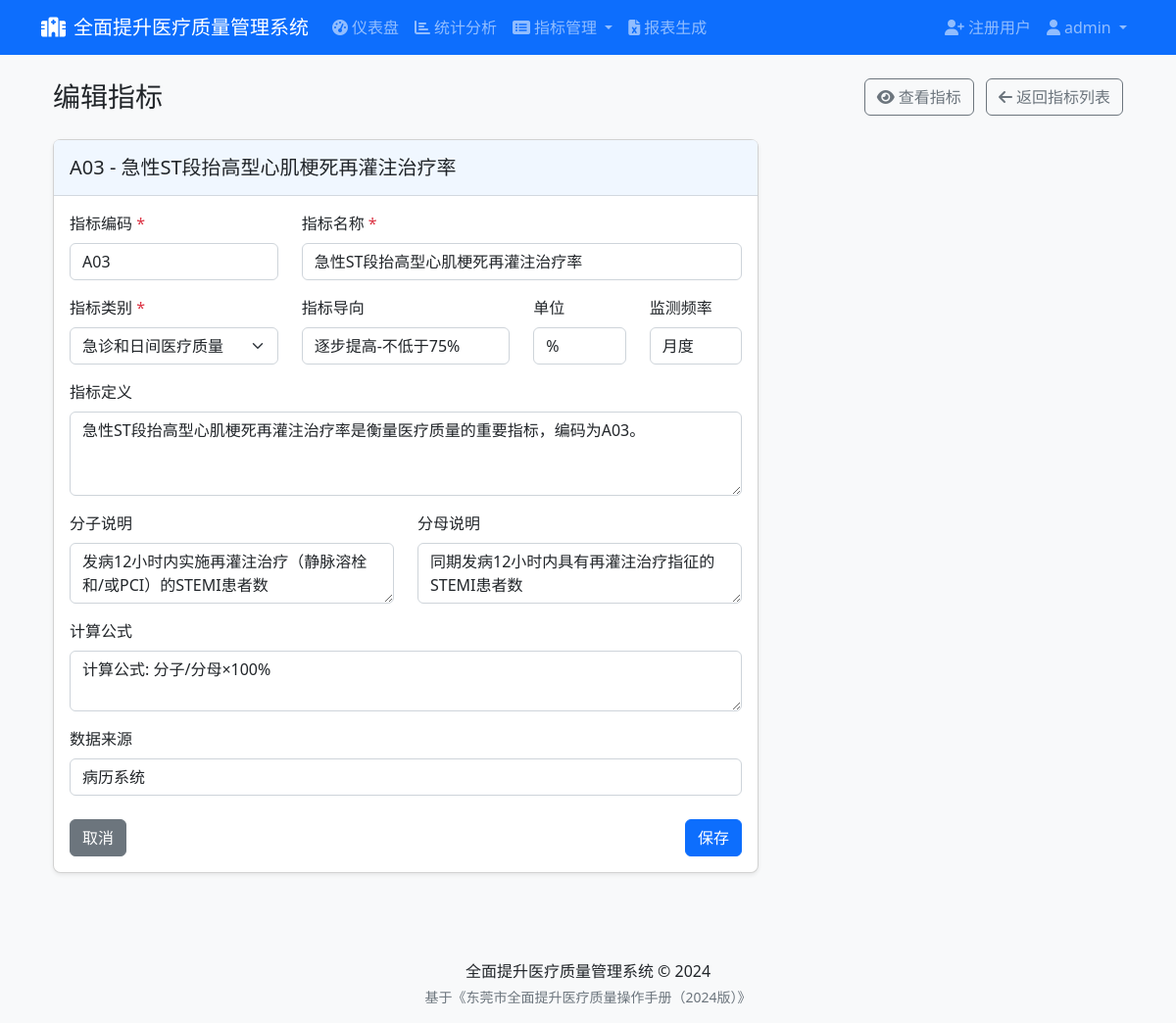
Screenshot of /indicators/3/edit (signed in) with the database file from the repository.
### app/models/user.py (models this page shows, shortened)
class User(UserMixin, db.Model):
    __tablename__ = 'users'
    id = db.Column(db.Integer, primary_key=True)
    username = db.Column(db.String(64), unique=True, index=True, nullable=False)
    email = db.Column(db.String(120), unique=True, index=True, nullable=False)
    password_hash = db.Column(db.String(128), nullable=False)
    is_admin = db.Column(db.Boolean, default=False)
    hospital_id = db.Column(db.Integer, db.ForeignKey('hospitals.id'))
    created_at = db.Column(db.DateTime, default=datetime.utcnow)
    last_login = db.Column(db.DateTime)
    hospital = db.relationship('Hospital', backref='users')

### app/models/indicator.py (models this page shows, shortened)
class Indicator(db.Model):
    __tablename__ = 'indicators'
    id = db.Column(db.Integer, primary_key=True)
    code = db.Column(db.String(32), unique=True, nullable=False)  # 指标编码
    name = db.Column(db.String(128), nullable=False)  # 指标名称
    definition = db.Column(db.Text)  # 指标定义
    numerator_description = db.Column(db.Text)  # 分子说明
    denominator_description = db.Column(db.Text)  # 分母说明
    calculation_formula = db.Column(db.Text)  # 计算公式
    data_source = db.Column(db.String(256))  # 数据来源
    target_value = db.Column(db.String(64))  # 指标导向 - 修改为字符串类型
    unit = db.Column(db.String(32))  # 单位
    frequency = db.Column(db.String(32))  # 监测频率
    category_id = db.Column(db.Integer, db.ForeignKey('indicator_categories.id'), nullable=False)
    created_at = db.Column(db.DateTime, default=datetime.utcnow)

### app/controllers/indicators.py (the view)
@indicators_bp.route('/<int:indicator_id>/edit', methods=['GET', 'POST'])
@login_required
def edit(indicator_id):
    indicator = Indicator.query.get_or_404(indicator_id)
    form = IndicatorForm(obj=indicator)
    form.indicator_id.data = str(indicator_id)
    if form.validate_on_submit():
        form.populate_obj(indicator)
        db.session.commit()
        flash(f'指标 {indicator.code} - {indicator.name} 已更新', 'success')
        return redirect(url_for('indicators.view', indicator_id=indicator.id))
    return render_template(
        'indicators/edit.html',
        title=f'编辑指标: {indicator.name}',
        form=form,
        indicator=indicator
    )

### app/forms.py (shortened to what this page needs)
class IndicatorForm(FlaskForm):
    indicator_id = StringField('指标ID')  # 隐藏字段，用于编辑时存储当前指标ID
    code = StringField('指标编码', validators=[DataRequired(), Length(max=32)])
    name = StringField('指标名称', validators=[DataRequired(), Length(max=128)])
    category_id = SelectField('指标类别', coerce=int, validators=[DataRequired()])
    definition = TextAreaField('指标定义', validators=[Optional()])
    numerator_description = TextAreaField('分子说明', validators=[Optional()])
    denominator_description = TextAreaField('分母说明', validators=[Optional()])
    calculation_formula = TextAreaField('计算公式', validators=[Optional()])
    data_source = StringField('数据来源', validators=[Optional(), Length(max=256)])
    target_value = StringField('指标导向', validators=[Optional()])
    unit = StringField('单位', validators=[Optional(), Length(max=32)])
    frequency = StringField('监测频率', validators=[Optional(), Length(max=32)])
    submit = SubmitField('保存')
    def __init__(self, *args, **kwargs):
        super(IndicatorForm, self).__init__(*args, **kwargs)
        self.category_id.choices = [(c.id, c.name) for c in IndicatorCategory.query.order_by(IndicatorCategory.name).all()]

### app/models/user.py (called while the page is built)
@login_manager.user_loader
def load_user(user_id):
    return User.query.get(int(user_id))

### app/templates/indicators/edit.html (shortened to what this page needs)
{% extends 'base.html' %}
{% block content %}
<div class="container-fluid">
    <div class="d-flex justify-content-between align-items-center mb-4">
        <h1 class="h3 mb-0">编辑指标</h1>
        <div>
            <a href="{{ url_for('indicators.view', indicator_id=indicator.id) }}" class="btn btn-outline-secondary me-2">
                <i class="fas fa-eye me-1"></i>查看指标
            </a>
            <a href="{{ url_for('indicators.index') }}" class="btn btn-outline-secondary">
                <i class="fas fa-arrow-left me-1"></i>返回指标列表
            </a>
        </div>
    </div>
    <div class="row">
        <div class="col-lg-8">
            <div class="card shadow-sm">
                <div class="card-header">
                    <h5 class="mb-0">{{ indicator.code }} - {{ indicator.name }}</h5>
                </div>
                <div class="card-body">
                    <form method="post">
                        <div class="row mb-3">
                            <div class="col-md-4">
                                <label class="form-label required" for="code">指标编码</label>
                                {{ form.code(class="form-control") }}
                            </div>
                            <div class="col-md-8">
                                <label class="form-label required" for="name">指标名称</label>
                                {{ form.name(class="form-control") }}
                            </div>
                        </div>
                        <div class="row mb-3">
                            <div class="col-md-4">
                                <label class="form-label required" for="category_id">指标类别</label>
                                {{ form.category_id(class="form-select") }}
                            </div>
                            <div class="col-md-4">
                                <label class="form-label" for="target_value">指标导向</label>
                                {{ form.target_value(class="form-control") }}
                            </div>
                            <div class="col-md-2">
                                <label class="form-label" for="unit">单位</label>
                                {{ form.unit(class="form-control") }}
                            </div>
                            <div class="col-md-2">
                                <label class="form-label" for="frequency">监测频率</label>
                                {{ form.frequency(class="form-control") }}
                            </div>
                        </div>
                        <div class="mb-3">
                            <label class="form-label" for="definition">指标定义</label>
                            {{ form.definition(class="form-control", rows=3) }}
                        </div>
                        <div class="row mb-3">
                            <div class="col-md-6">
                                <label class="form-label" for="numerator_description">分子说明</label>
                                {{ form.numerator_description(class="form-control", rows=2) }}
                            </div>
                            <div class="col-md-6">
                                <label class="form-label" for="denominator_description">分母说明</label>
                                {{ form.denominator_description(class="form-control", rows=2) }}
                            </div>
                        </div>
                        <div class="mb-3">
                            <label class="form-label" for="calculation_formula">计算公式</label>
                            {{ form.calculation_formula(class="form-control", rows=2) }}
                        </div>
                        <div class="mb-4">
                            <label class="form-label" for="data_source">数据来源</label>
                            {{ form.data_source(class="form-control") }}
                        </div>
                        <div class="d-flex justify-content-between">
                            <a href="{{ url_for('indicators.view', indicator_id=indicator.id) }}" class="btn btn-secondary">取消</a>
                            {{ form.submit(class="btn btn-primary") }}
                        </div>
                    </form>
                </div>
            </div>
        </div>
    </div>
</div>
{% endblock %}

### app/templates/base.html (shortened to what this page needs)
<!DOCTYPE html>
<html lang="zh-CN">
<head>
    <link href="https://cdn.jsdelivr.net/npm/bootstrap@5.2.3/dist/css/bootstrap.min.css" rel="stylesheet">
    <link href="https://cdnjs.cloudflare.com/ajax/libs/font-awesome/6.2.0/css/all.min.css" rel="stylesheet">
    <link href="{{ url_for('static', filename='css/style.css') }}" rel="stylesheet">
    <link href="{{ url_for('static', filename='css/monthpicker.css') }}" rel="stylesheet">
</head>
<body>
    <header>
        <nav class="navbar navbar-expand-lg navbar-dark bg-primary">
            <div class="container">
                <a class="navbar-brand" href="{{ url_for('dashboard.index') }}">
                    <i class="fas fa-hospital-alt me-2"></i>全面提升医疗质量管理系统
                </a>
                <div class="collapse navbar-collapse" id="navbarNavDropdown">
                    <ul class="navbar-nav me-auto">
                        {% if current_user.is_authenticated %}
                            <li class="nav-item">
                                <a class="nav-link" href="{{ url_for('dashboard.index') }}">
                                    <i class="fas fa-tachometer-alt me-1"></i>仪表盘
                                </a>
                            </li>
                            <li class="nav-item">
                                <a class="nav-link" href="{{ url_for('dashboard.stats') }}">
                                    <i class="fas fa-chart-bar me-1"></i>统计分析
                                </a>
                            </li>
                            <li class="nav-item dropdown">
                                <a class="nav-link dropdown-toggle" href="#" id="indicatorsDropdown" role="button" data-bs-toggle="dropdown" aria-expanded="false">
                                    <i class="fas fa-list-alt me-1"></i>指标管理
                                </a>
                            </li>
                            <li class="nav-item">
                                <a class="nav-link" href="{{ url_for('reports.index') }}">
                                    <i class="fas fa-file-excel me-1"></i>报表生成
                                </a>
                            </li>
                        {% endif %}
                    </ul>
                    <ul class="navbar-nav">
                        {% if current_user.is_authenticated %}
                            {% if current_user.is_admin %}
                                <li class="nav-item">
                                    <a class="nav-link" href="{{ url_for('auth.register') }}">
                                        <i class="fas fa-user-plus me-1"></i>注册用户
                                    </a>
                                </li>
                            {% endif %}
                            <li class="nav-item dropdown">
                                <a class="nav-link dropdown-toggle" href="#" id="userDropdown" role="button" data-bs-toggle="dropdown" aria-expanded="false">
                                    <i class="fas fa-user me-1"></i>{{ current_user.username }}
                                </a>
                            </li>
                        {% else %}
                            <li class="nav-item">
                                <a class="nav-link" href="{{ url_for('auth.login') }}">
                                    <i class="fas fa-sign-in-alt me-1"></i>登录
                                </a>
                            </li>
                        {% endif %}
                    </ul>
                </div>
            </div>
        </nav>
    </header>
    <main class="container mt-4">
        {% block content %}{% endblock %}
    </main>
    <footer class="bg-light mt-5 py-3">
        <div class="container text-center">
            <p class="mb-1">全面提升医疗质量管理系统 &copy; 2024</p>
            <p class="text-muted small mb-0">基于《东莞市全面提升医疗质量操作手册（2024版）》</p>
        </div>
    </footer>
</body>
</html>

### app/static/css/style.css (style rules this page uses)
body { min-height: 100vh; display: flex; flex-direction: column; background-color: #f8f9fa; }
main { flex: 1; }
.card { border-radius: 0.5rem; box-shadow: 0 4px 6px rgba(0, 0, 0, 0.1); margin-bottom: 1.5rem; }
.card-header { background-color: #f0f7ff; border-bottom: 1px solid rgba(0, 0, 0, 0.125); padding: 1rem; }
.form-label { font-weight: 500; }
.required::after { content: " *"; color: #dc3545; }

### rows the page displays
User: username "admin"
Indicator: code "A03", name "急性ST段抬高型心肌梗死再灌注治疗率", category_id "急诊和日间医疗质量", target_value "逐步提高-不低于75%", unit "%", frequency "月度", definition "急性ST段抬高型心肌梗死再灌注治疗率是衡量医疗质量的重要指标，编码为A03。", numerator_description "发病12小时内实施再灌注治疗（静脉溶栓和/或PCI）的STEMI患者数", denominator_description "同期发病12小时内具有再灌注治疗指征的STEMI患者数", calculation_formula "计算公式: 分子/分母×100%", data_source "病历系统"
